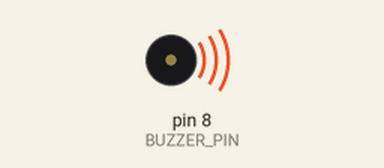
This sketch was run on a simulated Arduino Uno, built with avr-gcc and run on an emulated ATmega328P. Parts: buzzer (waves = sounding).

Above: at 0.2 s.
At 6.52 s:
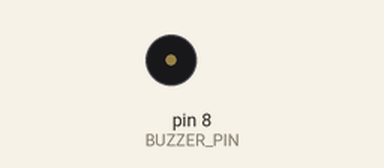
Timing chart, 0 to 7.0 s (numbered marks = the images above):
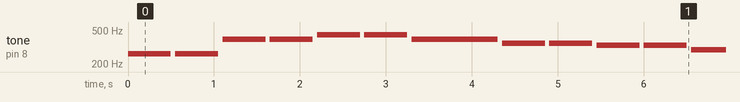

Measured:
- by itself, tone on pin 8 (BUZZER_PIN): plays 262 Hz for 0.50 s, 262 Hz for 0.50 s, 392 Hz for 0.50 s, 392 Hz for 0.50 s, 440 Hz for 0.50 s, 440 Hz for 0.50 s … (171 notes in this stretch)

The sketch:

brilha-brilha.ino
```cpp
/*
 * Exemplo de Buzzer Passivo
 * Toca a melodia "Brilha, Brilha Estrelinha"
 * * Hardware:
 * - Buzzer passivo conectado entre o pino 8 e o GND.
 */

// --- 1. Definição das Notas (Frequências em Hertz) ---
// Estas são "constantes", apelidos para as frequências de cada nota.
#define NOTE_C4  262
#define NOTE_D4  294
#define NOTE_E4  330
#define NOTE_F4  349
#define NOTE_G4  392
#define NOTE_A4  440

// --- 2. Definição do pino do Buzzer ---
#define BUZZER_PIN 8

// --- 3. A Melodia (Arrays) ---

// 'melody' é a sequência de notas que queremos tocar
int melody[] = {
  NOTE_C4, NOTE_C4, NOTE_G4, NOTE_G4, NOTE_A4, NOTE_A4, NOTE_G4, // Brilha, brilha...
  NOTE_F4, NOTE_F4, NOTE_E4, NOTE_E4, NOTE_D4, NOTE_D4, NOTE_C4  // ...lá no céu
};

// 'noteDurations' é a duração de cada nota em milissegundos (ms)
// Cada número aqui corresponde à nota na mesma posição no array 'melody'
int noteDurations[] = {
  500, 500, 500, 500, 500, 500, 1000, // A última nota é mais longa
  500, 500, 500, 500, 500, 500, 1000
};


void setup() {
  // O setup fica vazio, pois toda a ação acontece no loop.
}

void loop() {
  // Vamos usar um loop 'for' para tocar cada nota da melodia
  // 'sizeof(melody) / sizeof(int)' é um truque para calcular automaticamente
  // quantas notas existem no array 'melody'.
  for (int thisNote = 0; thisNote < (sizeof(melody) / sizeof(int)); thisNote++) {

    // Pega a duração da nota atual
    int noteDuration = noteDurations[thisNote];

    // --- 4. A Função tone() ---
    // Esta é a função mágica para buzzers passivos!
    // Sintaxe: tone(pino, frequencia, duracao)
    tone(BUZZER_PIN, melody[thisNote], noteDuration);

    // --- 5. A Pausa ---
    // Precisamos de uma pausa para que a nota toque antes de ir para a próxima.
    // Colocamos um pequeno tempo extra (+ 50ms) para criar um
    // silêncio sutil entre as notas.
    int pauseBetweenNotes = noteDuration + 50;
    delay(pauseBetweenNotes);

    // (Não precisamos de 'noTone()' aqui porque já especificamos
    // a duração dentro da própria função 'tone()')
  }

  // Pausa de 2 segundos no final antes de repetir a música
  delay(2000);
}
```
